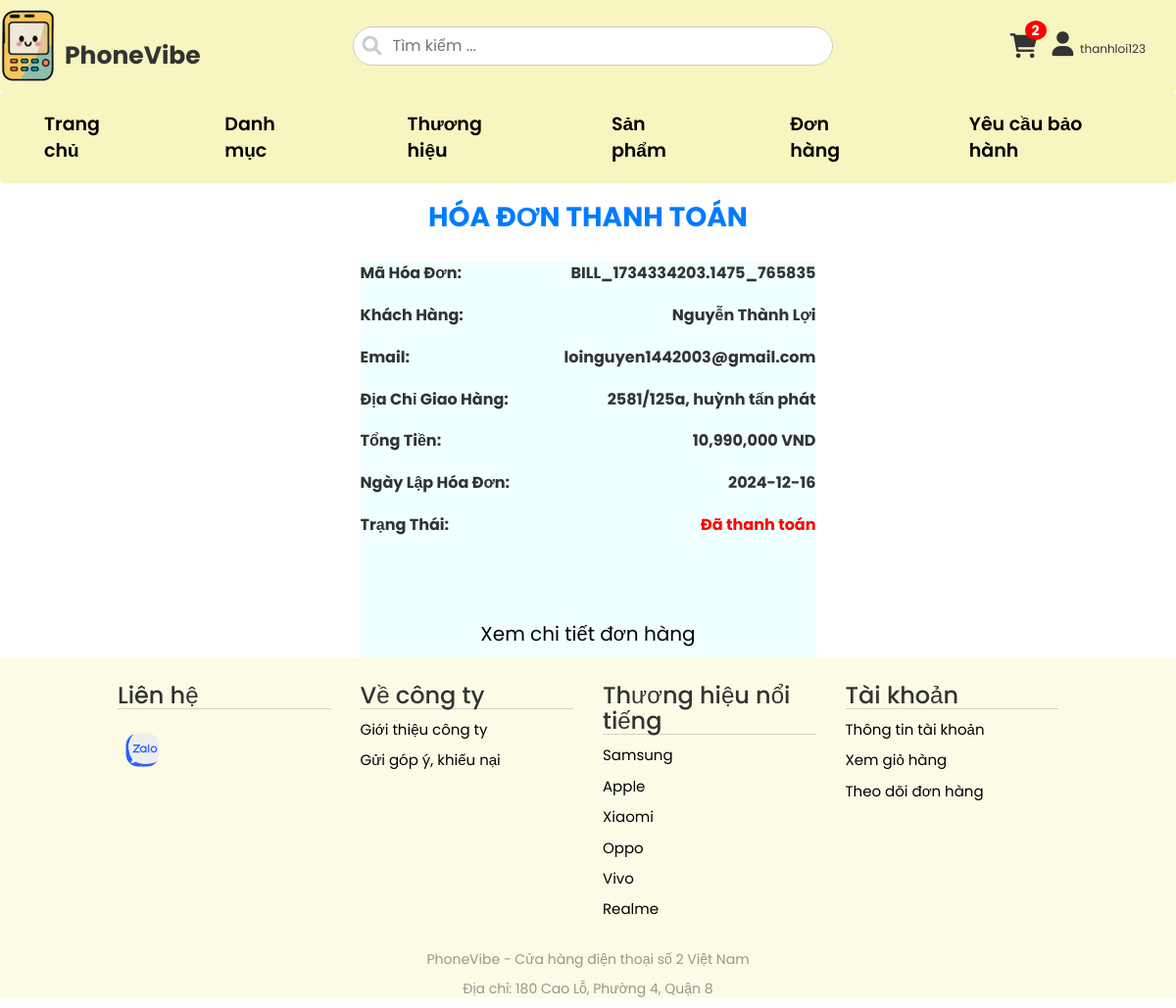
Screenshot of /bill.php?orderdetail_id=41 (signed in) with the database file from the repository.
### tables this page shows
CREATE TABLE IF NOT EXISTS `users` (
  `id` int NOT NULL AUTO_INCREMENT,
  `Username` varchar(100) NOT NULL,
  `Password` varchar(255) NOT NULL,
  `Code` varchar(50) DEFAULT NULL,
  `FullName` varchar(100) NOT NULL,
  `Email` varchar(100) DEFAULT NULL,
  `Phone` varchar(20) DEFAULT NULL,
  `Address` varchar(255) DEFAULT NULL,
  `RoleID` int DEFAULT NULL,
  `user_status` varchar(50) NOT NULL,
  PRIMARY KEY (`id`),
  KEY `RoleID` (`RoleID`)
);

CREATE TABLE IF NOT EXISTS `bills` (
  `id` int NOT NULL AUTO_INCREMENT,
  `Seri` varchar(50) DEFAULT NULL,
  `OrderdetailsID` int DEFAULT NULL,
  `TotalAmount` decimal(10,2) NOT NULL,
  `BillDate` date DEFAULT NULL,
  `Status` varchar(50) DEFAULT NULL,
  PRIMARY KEY (`id`),
  KEY `OrderdetailsID` (`OrderdetailsID`)
);

CREATE TABLE IF NOT EXISTS `brands` (
  `id` int NOT NULL AUTO_INCREMENT,
  `BrandName` varchar(100) NOT NULL,
  PRIMARY KEY (`id`)
);

### bill.php (the view, shortened to what this page needs)
<?php
require("config.php");
if (isset($_GET['orderdetail_id'])) {
    $orderdetail_id = $_GET['orderdetail_id'];
    $stmt = $pdo->prepare("SELECT b.Seri, b.TotalAmount, b.BillDate, o.CustomerID, b.Status, od.OrderID
                           FROM bills b
                           JOIN orderdetails od ON b.OrderdetailsID = od.id
                           JOIN orders o ON od.OrderID = o.id
                           WHERE b.OrderdetailsID = :OrderdetailsID");
    $stmt->execute(['OrderdetailsID' => $orderdetail_id]);
    $bill = $stmt->fetch(PDO::FETCH_ASSOC);
    if ($bill) {
        $order_id = $bill['OrderID'];
        $customer_id = $bill['CustomerID'];
        $stmt = $pdo->prepare("SELECT FullName, Email, Address FROM users WHERE id = :customer_id");
        $stmt->execute(['customer_id' => $customer_id]);
        $customer = $stmt->fetch(PDO::FETCH_ASSOC);
        ?>
        <!DOCTYPE html>
        <html lang="en">
        <head>
            <link href="/vnpay_php/assets/bootstrap.min.css" rel="stylesheet"/>
            <link rel="stylesheet" href="https://cdnjs.cloudflare.com/ajax/libs/font-awesome/6.0.0-beta3/css/all.min.css">
            <link rel="stylesheet" href="css/style.css">
        </head>
        <?php include "include/header.php"; ?>
        <body>
            <div class="container">
                <div class="header clearfix">
                    <h3 class="text-muted">HÓA ĐƠN THANH TOÁN</h3>
                </div>
                <div class="table-responsive">
                    <div class="form-group">
                        <label>Mã Hóa Đơn:</label>
                        <label><?php echo $bill['Seri']; ?></label>
                    </div>
                    <div class="form-group">
                        <label>Khách Hàng:</label>
                        <label><?php echo $customer['FullName']; ?></label>
                    </div>
                    <div class="form-group">
                        <label>Email:</label>
                        <label><?php echo $customer['Email']; ?></label>
                    </div>
                    <div class="form-group">
                        <label>Địa Chỉ Giao Hàng:</label>
                        <label><?php echo $customer['Address']; ?></label>
                    </div>
                    <div class="form-group">
                        <label>Tổng Tiền:</label>
                        <label><?php echo number_format($bill['TotalAmount']); ?> VND</label>
                    </div>
                    <div class="form-group">
                        <label>Ngày Lập Hóa Đơn:</label>
                        <label><?php echo $bill['BillDate']; ?></label>
                    </div>
                    <div class="form-group">
                        <label>Trạng Thái:</label>
                        <label style="color: red;"><?php echo $bill['Status']; ?></label>
                    </div>
                    <p class="showdetail"><a href="orderdetail.php?order_id=<?php echo $order_id; ?>">Xem chi tiết đơn hàng</a></p>
                </div>
            </div>
        </body>
        <?php include "include/footer.php"; ?>
        </html>
        <?php
    } else {
        echo "Không tìm thấy hóa đơn này.";
    }
} else {
    echo "Không có mã hóa đơn.";
}
?>

### include/header.php (shortened to what this page needs)
<?php
require "config.php";
$user_email = isset($_SESSION['user_email']) ? $_SESSION['user_email'] : '';
$stmt = $pdo->prepare("SELECT * FROM users a JOIN roles r on a.RoleID=r.id where a.Email=:Email");
$stmt->execute([":Email" => $user_email]);
$result = $stmt->fetchAll(PDO::FETCH_ASSOC);
if (isset($_SESSION['user_email'])) {
    $user_email = $_SESSION['user_email'];
    $stmt = $pdo->prepare("SELECT id FROM users WHERE email = :email");
    $stmt->execute(['email' => $user_email]);
    $user = $stmt->fetch(PDO::FETCH_ASSOC);
    if ($user) {
        $user_id = $user['id'];
        $stmt = $pdo->prepare("SELECT COUNT(*) as cart_count FROM carts WHERE CustomerID = :user_id");
        $stmt->execute(['user_id' => $user_id]);
        $cart = $stmt->fetch(PDO::FETCH_ASSOC);
        $cart_count = $cart['cart_count'];
    } else {
        $cart_count = 0;
    }
} else {
    $cart_count = 0;
}
?>
<header>
    <div class="header">
        <div class="header-1">
            <a href="index.php" class="logo">
                <img src="./img/logo_PhoneVibe.png" alt=""><span>PhoneVibe</span>
            </a>
            <form method="GET" action="product.php" class="search-form">
                <input type="search" name="search" id="search-box" placeholder="Tìm kiếm ..." value="<?= isset($_GET['search']) ? htmlspecialchars($_GET['search']) : ''; ?>">
                <label for="search-box" class="search-icon"><i class="fa-solid fa-magnifying-glass"></i></label>
            </form>
            <div class="icons icons-accept" style="padding: 0 16px;">
                <a href="../cart.php" class="fas fa-shopping-cart" aria-hidden="true">
                    <?php if ($cart_count > 0): ?>
                        <span class="cart-count"><?= $cart_count; ?></span>
                    <?php else: ?>
                        <span class="cart-count">0</span>
                    <?php endif; ?>
                </a>
                <?php if (isset($_SESSION['user_email'])): ?>
                    <div class="user-icon">
                        <a href="#" id="user-btn" class="fas fa-user" aria-hidden="true"></a>
                        <?php
                            foreach ($result as $row){
                                ?>
                                <span style="font-size: 1.2rem;"><?php echo $row['Username']; ?></span>
                                <?php
                            }
                        ?>
                    </div>
                <?php else: ?>
                    <a href="account/login.php" id="login-btn" class="fas fa-user" aria-hidden="true"></a>
                <?php endif; ?>
            </div>
        </div>
    </div>
</header>
<div class="menu">
    <ul>
        <li><a href="index.php">Trang chủ</a></li>
        <li><a href="">Danh mục</a>
        </li>
        <li><a href="">Thương hiệu</a>
                <?php
                    $stm = $pdo->prepare("SELECT id, BrandName FROM brands");
                    $stm->execute();
                    $stmt = $stm->fetchAll(PDO::FETCH_ASSOC);
                        ?>
        </li>
        <li><a href="../product.php?category_id=4">Sản phẩm</a></li>
        <li><a href="../order.php">Đơn hàng</a></li>
        <li><a href="../warranty.php">Yêu cầu bảo hành</a></li>
    </ul>
</div>

### include/footer.php (shortened to what this page needs)
<footer>
        <div class="footer-content">
            <div class="contact">
                <h2>Liên hệ</h2>
                <span class="contact-icon-zalo"><a href=""><img src="img/zl.png" alt=""></a></span>
            </div>
            <div class="about">
                <h2>Về công ty</h2>
                <p><a href="#">Giới thiệu công ty</a></p>
                <p><a href="#">Gửi góp ý, khiếu nại</a></p>
            </div>
            <div class="other">
                <h2>Thương hiệu nổi tiếng</h2>
                <?php
                    $stmt = $pdo->prepare("SELECT id, BrandName FROM brands");
                    $stmt->execute();
                    $brands = $stmt->fetchAll(PDO::FETCH_ASSOC);
                    foreach($brands as $brand){
                        ?>
                            <p><a href="product.php?category_id=4&brand_id=<?php echo $brand['id']; ?>"><?php echo $brand['BrandName']; ?></a></p>
                        <?php
                    }
                ?>
            </div>
            <div class="account">
                <h2>Tài khoản</h2>
                <p><a href="../account.php">Thông tin tài khoản</a></p>
                <p><a href="../cart.php">Xem giỏ hàng</a></p>
                <p><a href="../order.php">Theo dõi đơn hàng</a></p>
            </div>
        </div>
        <div class="address">
            <p>PhoneVibe - Cửa hàng điện thoại số 2 Việt Nam</p>
            <p>Địa chỉ: 180 Cao Lỗ, Phường 4, Quận 8</p>
        </div>
    </footer>

### css/style.css (style rules this page uses)
body { margin: 0; padding: 0; width: 100%; }
* { font-family: "Poppins", sans-serif; margin: 0;padding: 0; box-sizing: border-box; outline: none; border: none; text-decoration: none; transition:all .2s linear; }
a { color: black; }
html { font-size: 62.5%; overflow-x: hidden; scroll-padding-top: 5rem; scroll-behavior: smooth; }
.header .header-1 { background: rgb(247, 246, 193); padding:1.5rem 9%; display: flex; align-items: center; justify-content: space-between; padding: 10px 0; }
.container { width: 80%; margin: 0 auto; }
.logo { display: flex; align-items: center; }
.logo img { margin-right: 10px; }
.logo span { margin-top: 2rem; font-size: 2.5rem; }
.header .header-1 .logo { font-size: 2.5rem; font-weight: bolder; color:var(--black); }
.header .header-1 .search-form { width:50rem; height: 5rem; border: var(--border); overflow: hidden; background: rgb(247, 246, 193); display: flex; align-items: center; padding-right: 10px; border-radius: .5rem; }
.search-form { position: relative; width: 100%; }
.search-form input { font-size: 1.6rem; padding: 0 1.2rem; height: 40px; width: 100%; text-transform: none; color: var(--black); border: 1px solid #ccc; border-radius: 20px; padding-left: 40px; }
.search-form label { font-size: 2rem; color: #ccc; position: absolute; top: 50%; left: 10px; transform: translateY(-50%); cursor: pointer; }
.header .header-1 .icons div { font-size: 2.5rem; margin-left: 1.5rem; color:var(--black); cursor: pointer; }
.header .header-1 .icons a { font-size: 2.5rem; color:var(--black); cursor: pointer; }
.header-1 { display: flex; align-items: center; }
.icons { display: flex; gap: 10px; }
.user-icon { position: relative; margin: -6px 15px; }
.user-icon:after { content: ''; position: absolute; top: 100%; right: 0; width: 30px; height: 20px; border-radius: 5px; z-index: 999; transform: translateX(-50%); }
.user-icon .fas.fa-user { cursor: pointer; margin-left: -10px; }
a.fas.fa-shopping-cart { position: relative; }
.cart-count { position: absolute; top: -13px; right: -9px; background-color: red; color: white; font-size: 14px; font-weight: bold; padding: 3px 7px; border-radius: 50%; display: flex; align-items: center; justify-content: center; }
footer { width: 100%; background-color: rgb(247, 246, 193, 0.4); }
.footer-content { width: 80%; margin: 0 auto; display: flex; gap: 30px; }
.contact, .about, .other, .account { margin-top: 5px; width: 25%; }
.contact h2, .about h2, .other h2, .account h2 { font-size: 2.4rem; border-bottom: 1px solid rgb(51, 51, 51, 0.2); }
.contact img { width: 20%; margin-top: 10px; }
.contact-icon-fb, .contact-icon-zalo { width: 20%; }
.about p, .other p, .account p { font-size: 1.5rem; margin-top: 8px; }
.address { text-align: center; margin-top: 20px; font-size: 1.4rem; color: rgb(51, 51, 51, 0.5); }
.menu { background-color: rgb(247, 246, 193); font-family: Arial, sans-serif; text-align: center; border-radius: 5px; position: relative; }
.menu ul { list-style-type: none; margin: 0; padding: 0; display: flex; justify-content: center; }
.menu ul li { padding: 10px 30px; display: inline-block; text-align: left; position: relative; }
.menu ul li:last-child { margin-right: 0; }
.menu a { color: black; text-decoration: none; padding: 10px 15px; display: block; font-size: 1.9rem; font-weight: 600; transition: background-color 0.3s, color 0.3s; border-radius: 5px; }

### bill.php (style rules this page uses)
.header { text-align: center; }
.header h3 { color: #007bff; font-size: 28px; font-weight: 700; }
.table-responsive { width: 50%; margin: 0 auto; margin-top: 20px; background-color: azure; }
.form-group { margin-bottom: 15px; display: flex; justify-content: space-between; font-size: 16px; }
.form-group label { font-weight: bold; }
.showdetail { text-align: center; font-size: 2rem; margin-top: 80px; }

### rows the page displays
users: Username "thanhloi123", FullName "Nguyễn Thành Lợi", Email "loinguyen1442003@gmail.com", Address "2581/125a, huỳnh tấn phát"
bills: Seri "BILL_1734334203.1475_765835", TotalAmount "10,990,000", BillDate "2024-12-16", Status "Đã thanh toán"
brands: BrandName "Samsung"
brands: BrandName "Apple"
brands: BrandName "Xiaomi"
brands: BrandName "Oppo"
brands: BrandName "Vivo"
brands: BrandName "Realme"

### other values shown
$cart_count "2"
